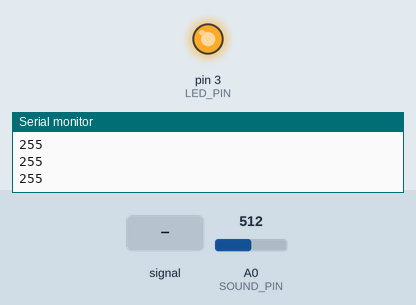
A sketch run on a simulated Arduino Uno, built with avr-gcc and run on an emulated ATmega328P. Shown: output pins drawn as LEDs (lit = HIGH), the last lines printed to the serial monitor. The inputs (shaded band) are chosen by the test bench; at power-on: A0 (SOUND_PIN) = 512.

Above: at 1.2 s.
1.3 s: A0 (SOUND_PIN) fed a 200 Hz sine of ±460 counts around its level
At 2.9 s:
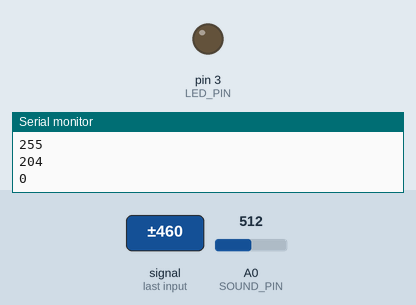
4.3 s: A0 (SOUND_PIN) set to 122
5.8 s: A0 (SOUND_PIN) set to 0
At 6.4 s:
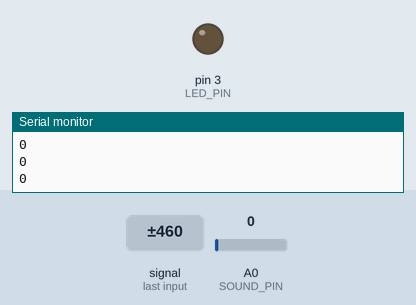
7.3 s: A0 (SOUND_PIN) set to 57
8.8 s: A0 (SOUND_PIN) set to 68
At 10.1 s:
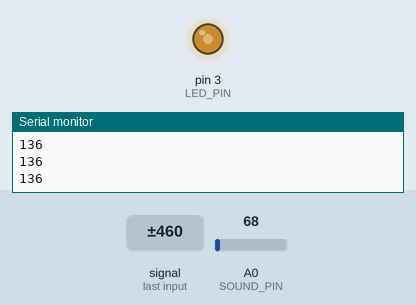
Timing chart, 0 to 11.3 s (numbered marks = the images above; inputs shaded):
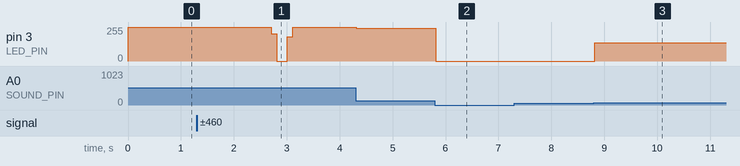

The sketch:

241011_12_sound_1.ino
```cpp
const int SOUND_PIN = A0;
const int LED_PIN = 3;

void setup() {
  // put your setup code here, to run once:
  Serial.begin(9600);
}

void loop() {
  // put your main code here, to run repeatedly:
  int level = analogRead(SOUND_PIN) * 2;

  if(level > 255) {
    level = 255;
  }
  if (level < 130) {
    level = 0;
  }
  analogWrite(LED_PIN, level);
  Serial.println(level);
  delay(100);
}
```

Measured:
- the behaviour switches between 64 and 65 on A0 (SOUND_PIN) (found by bisection; images 2 and 3)
- after the input at 1.3 s, pin 3 (LED_PIN): 255/255 → 204/255 after 1.4 s, → 0/255 0.10 s later, → 182/255 0.20 s later, → 255/255 0.10 s later
- after the input at 5.8 s, pin 3 (LED_PIN): 244/255 → 0/255 at once
- after the input at 8.8 s, pin 3 (LED_PIN): 0/255 → 136/255 at once
